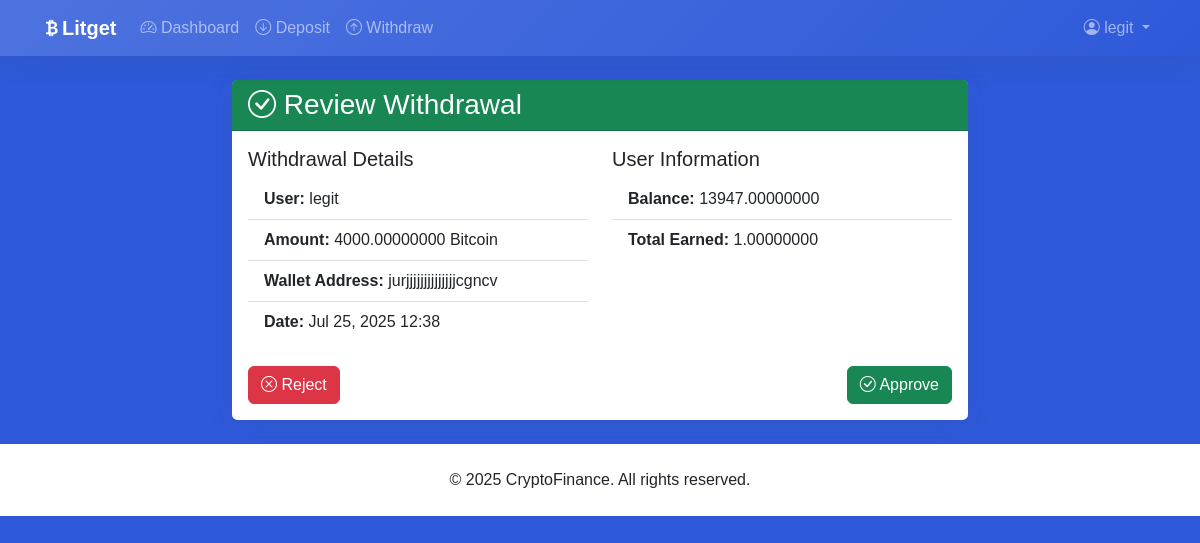
The app's page /approve-withdrawal/10/ (signed in) with its own data.
### myapp/models.py (models this page shows, shortened)
class User(AbstractUser):
    balance = models.DecimalField(max_digits=20, decimal_places=8, default=0)
    hide_balance = models.BooleanField(default=False)
    referral_code = models.UUIDField(default=uuid.uuid4, editable=True, unique=True)
    referred_by = models.ForeignKey('self', null=True, blank=True, on_delete=models.SET_NULL, related_name='referrals')
    total_earned = models.DecimalField(max_digits=20, decimal_places=8, default=0)
    groups = models.ManyToManyField(
        Group,
        verbose_name='groups',
        blank=True,
        help_text='The groups this user belongs to.',
        related_name="custom_user_set",  # Changed from default
        related_query_name="user",
    )
    user_permissions = models.ManyToManyField(
        Permission,
        verbose_name='user permissions',
        blank=True,
        help_text='Specific permissions for this user.',
        related_name="custom_user_set",  # Changed from default
        related_query_name="user",
    )

class Withdrawal(models.Model):
    STATUS_CHOICES = (
        ('PENDING', 'Pending'),
        ('APPROVED', 'Approved'),
        ('REJECTED', 'Rejected'),
    )
    user = models.ForeignKey(User, on_delete=models.CASCADE)
    amount = models.DecimalField(max_digits=20, decimal_places=8, validators=[MinValueValidator(Decimal('0.00000001'))])
    wallet_type = models.CharField(max_length=10, choices=WalletAddress.WALLET_TYPES)
    wallet_address = models.CharField(max_length=100)
    status = models.CharField(max_length=10, choices=STATUS_CHOICES, default='PENDING')
    created_at = models.DateTimeField(auto_now_add=True)
    approved_at = models.DateTimeField(null=True, blank=True)

### myapp/views.py (the view, shortened to what this page needs)
# urls.py: path('approve-withdrawal/<int:withdrawal_id>/', admin_approve_withdrawal, name='admin_approve_withdrawal'),
@login_required
def admin_approve_withdrawal(request, withdrawal_id):
    if not request.user.is_staff:
        return HttpResponseForbidden()
    withdrawal = Withdrawal.objects.get(id=withdrawal_id)
    return render(request, 'myapp/admin_approve_withdrawal.html', {'withdrawal': withdrawal})

### myapp/templates/myapp/admin_approve_withdrawal.html (shortened to what this page needs)
{% extends 'myapp/base.html' %}
{% block content %}
<div class="row justify-content-center">
    <div class="col-lg-8">
        <div class="card">
            <div class="card-header bg-success text-white">
                <h3 class="mb-0"><i class="bi bi-check-circle"></i> Review Withdrawal</h3>
            </div>
            <div class="card-body">
                <div class="row mb-4">
                    <div class="col-md-6">
                        <h5>Withdrawal Details</h5>
                        <ul class="list-group list-group-flush">
                            <li class="list-group-item">
                                <strong>User:</strong> {{ withdrawal.user.username }}
                            </li>
                            <li class="list-group-item">
                                <strong>Amount:</strong> {{ withdrawal.amount|floatformat:8 }} {{ withdrawal.get_wallet_type_display }}
                            </li>
                            <li class="list-group-item">
                                <strong>Wallet Address:</strong> {{ withdrawal.wallet_address }}
                            </li>
                            <li class="list-group-item">
                                <strong>Date:</strong> {{ withdrawal.created_at|date:"M d, Y H:i" }}
                            </li>
                        </ul>
                    </div>
                    <div class="col-md-6">
                        <h5>User Information</h5>
                        <ul class="list-group list-group-flush">
                            <li class="list-group-item">
                                <strong>Balance:</strong> {{ withdrawal.user.balance|floatformat:8 }}
                            </li>
                            <li class="list-group-item">
                                <strong>Total Earned:</strong> {{ withdrawal.user.total_earned|floatformat:8 }}
                            </li>
                        </ul>
                    </div>
                </div>
                <form method="post">
                    <div class="d-flex justify-content-between">
                        <button type="submit" name="action" value="reject" class="btn btn-danger">
                            <i class="bi bi-x-circle"></i> Reject
                        </button>
                        <button type="submit" name="action" value="approve" class="btn btn-success">
                            <i class="bi bi-check-circle"></i> Approve
                        </button>
                    </div>
                </form>
            </div>
        </div>
    </div>
</div>
{% endblock %}

### myapp/templates/myapp/base.html (shortened to what this page needs)
<!DOCTYPE html>
<html lang="en">
<head>
    <link href="https://cdn.jsdelivr.net/npm/bootstrap@5.3.0/dist/css/bootstrap.min.css" rel="stylesheet">
    <link rel="stylesheet" href="https://cdn.jsdelivr.net/npm/bootstrap-icons@1.10.0/font/bootstrap-icons.css">
</head>
<body>
    <nav class="navbar navbar-expand-lg navbar-dark sticky-top">
        <div class="container">
            <a class="navbar-brand fw-bold" href="{% url 'dashboard' %}">
                <i class="bi bi-currency-bitcoin"></i>Litget
            </a>
            <div class="collapse navbar-collapse" id="navbarNav">
                <ul class="navbar-nav me-auto">
                    {% if user.is_authenticated %}
                        <li class="nav-item">
                            <a class="nav-link" href="{% url 'dashboard' %}">
                                <i class="bi bi-speedometer2"></i> Dashboard
                            </a>
                        </li>
                        <li class="nav-item">
                            <a class="nav-link" href="{% url 'create_deposit' %}">
                                <i class="bi bi-arrow-down-circle"></i> Deposit
                            </a>
                        </li>
                        <li class="nav-item">
                            <a class="nav-link" href="{% url 'create_withdrawal' %}">
                                <i class="bi bi-arrow-up-circle"></i> Withdraw
                            </a>
                        </li>
                    {% endif %}
                </ul>
                <ul class="navbar-nav">
                    {% if user.is_authenticated %}
                        <li class="nav-item dropdown">
                            <a class="nav-link dropdown-toggle" href="#" id="navbarDropdown" role="button" data-bs-toggle="dropdown">
                                <i class="bi bi-person-circle"></i> {{ user.username }}
                            </a>
                        </li>
                    {% endif %}
                </ul>
            </div>
        </div>
    </nav>
    <main class="container py-4">
        {% block content %}{% endblock %}
    </main>
    <footer class="py-4 mt-auto bg-white">
        <div class="container text-center">
            <p class="mb-0">&copy; {% now "Y" %} CryptoFinance. All rights reserved.</p>
        </div>
    </footer>
</body>
</html>

### myapp/templates/myapp/base.html (style rules this page uses)
:root { --primary: #4e73df; --secondary: #2e59d9; --success: #1cc88a; --info: #36b9cc; --warning: #f6c23e; --danger: #e74a3b; --light: #f8f9fc; --dark: #0c0c0c; }
body { background-color: var(--secondary); font-family: 'Nunito', sans-serif; }
.navbar { background: linear-gradient(135deg, var(--primary) 0%, var(--secondary) 100%); box-shadow: 0 0.15rem 1.75rem 0 rgba(58, 59, 69, 0.15); }
.card { border: none; border-radius: 0.35rem; box-shadow: 0 0.15rem 1.75rem 0 rgba(58, 59, 69, 0.1); transition: all 0.3s ease; }

### records on screen
User: username "legit"
Withdrawal: user.username "legit", amount "4000.00000000", wallet_type "Bitcoin", wallet_address "jurjjjjjjjjjjjjjjcgncv", created_at "Jul 25, 2025 12:38", user.balance "13947.00000000", user.total_earned "1.00000000"
